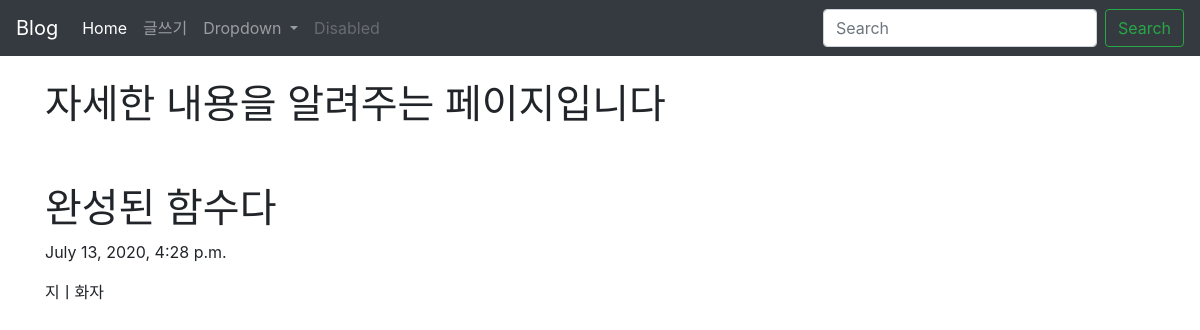
Page /blog/3/ on the committed database.
### blogapp/models.py (models this page shows, shortened)
class Blog(models.Model):
    title = models.CharField(max_length=200)
    pub_date = models.DateTimeField('date published')
    body = models.TextField()

### blogapp/views.py (the view)
# urls.py: path('<int:blog_id>/', views.detail, name="detail"),
def detail(request, blog_id):
    details = get_object_or_404(Blog, pk=blog_id)
    return render(request, 'detail.html', {'details':details})

### blogapp/templates/detail.html
{% extends 'base.html' %}
{% block content %}
<div class="container">
<br>
<h1> 자세한 내용을 알려주는 페이지입니다 </h1>
    <br><br>
    <h1>{{details.title}}</h1>
    <p>{{details.pub_date}}</p>
    <p>{{details.body}}</p>
</div>
{% endblock %}

### rows in the picture
Blog: title "완성된 함수다", pub_date "July 13, 2020, 4:28 p.m.", body "지ㅣ화자"
